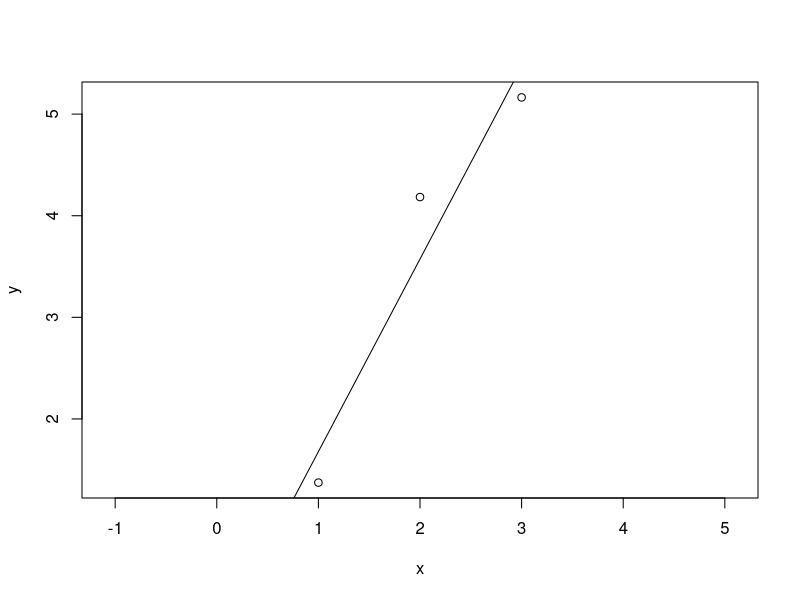
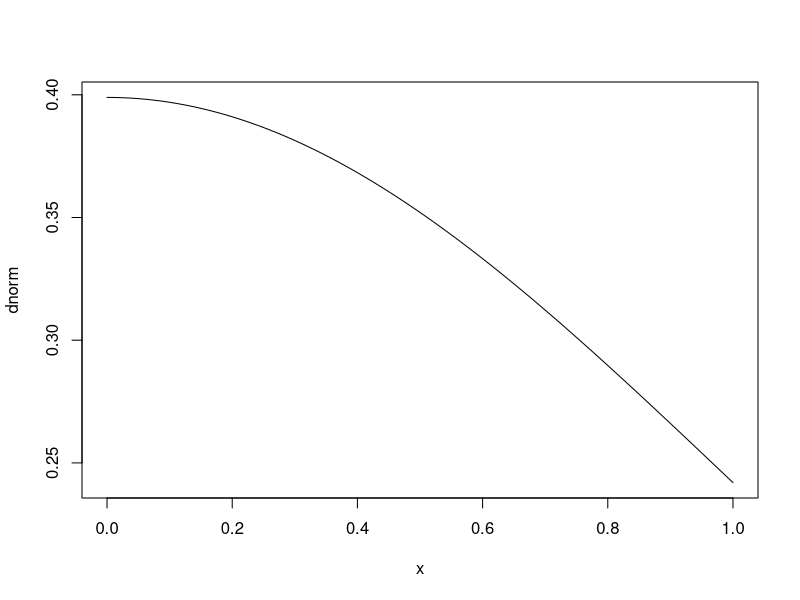
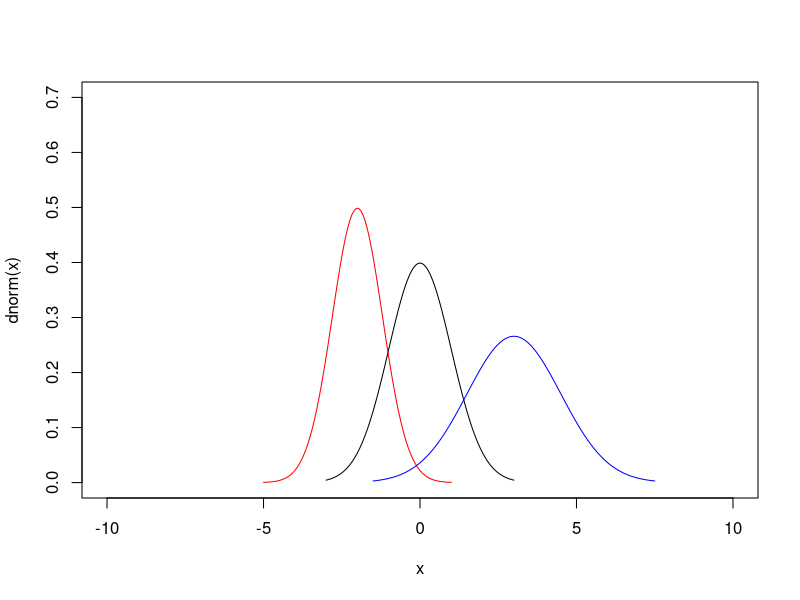

Recreate these plots in R, in order.
# Create a vector called x
x <- c(1, 2, 3)
# y = 2*x
y = 2 * x
# Data frame
a <- data.frame(x, y)
# Data frame
data.frame(x, y)
a <- data.frame(x, y)
# Simulation for regression
set.seed(1)
a$y <- a$y +rnorm(3)
## Regression
plot(y ~ x ,a, asp=TRUE)
lm(y ~ x ,a)
a.lm = lm(y ~ x ,a)
abline(a.lm)
summary(a.lm)
## Normal distribution density
plot(dnorm)
curve(dnorm,-3,3, xlim=c(-10,10), ylim=c(0,0.7))
customdnorm <- function(x){dnorm(x, -2, 0.8)}
curve(customdnorm, -5,1, add=TRUE, col="red")
customdnorm <- function(x){dnorm(x, 3, 1.5)}
curve(customdnorm, -1.5,7.5, add=TRUE, col="blue")